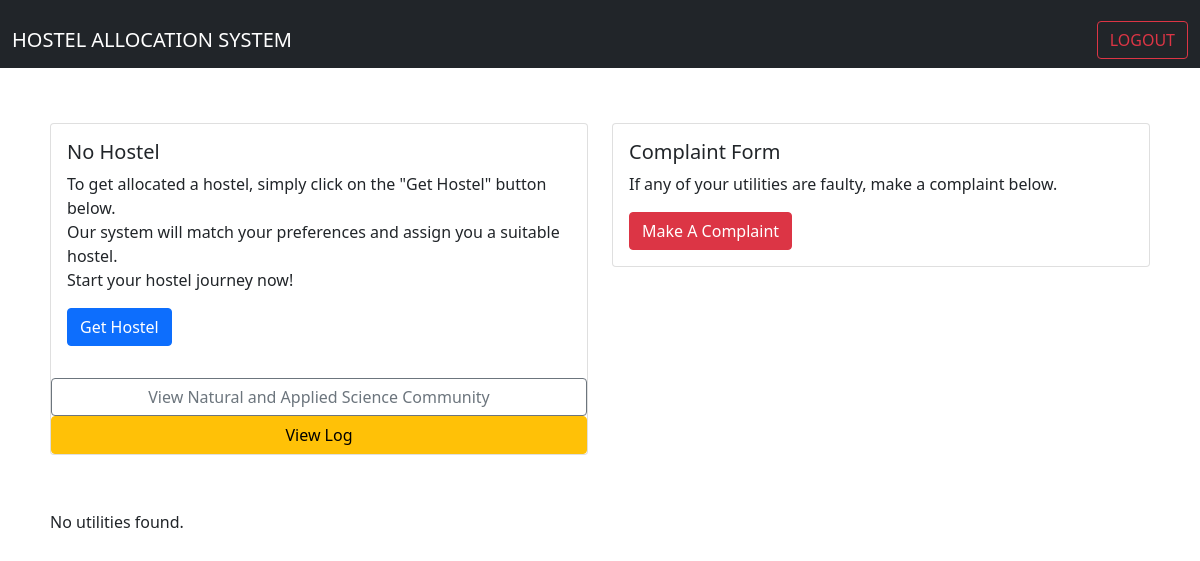
Before: / (signed in) with the older database file.
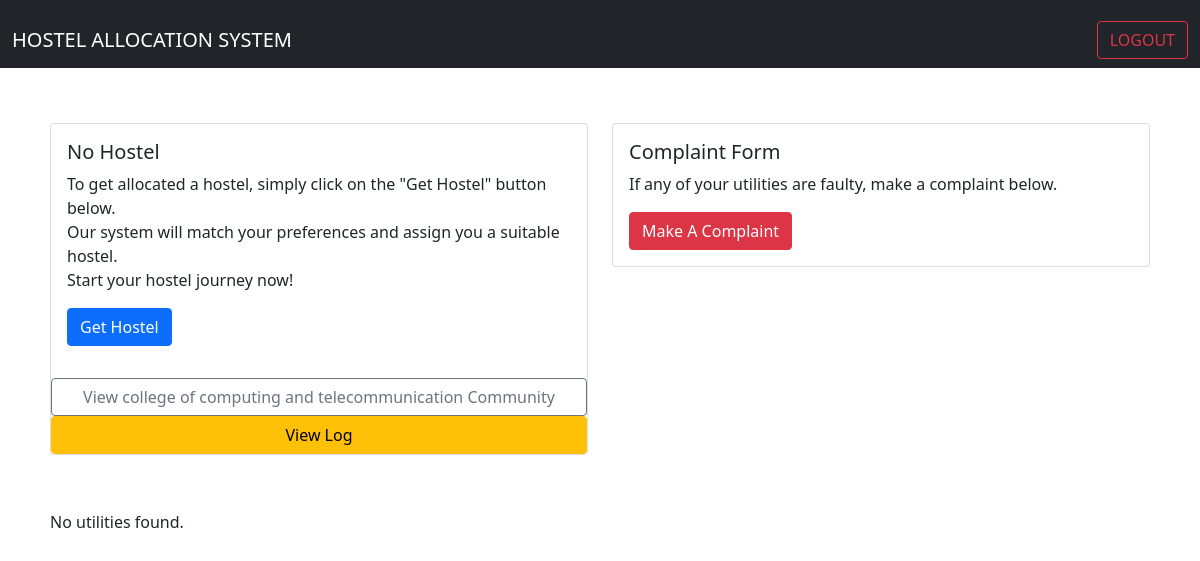
After: the same page with the newer database file.
### core/models.py (models this page shows, shortened)
class Student(models.Model):
    STATUS_CHOICES = (
        ('male', 'Male'),
        ('female', 'Female')
    )
    user = models.OneToOneField(User, on_delete=models.CASCADE)
    profile_pic = models.ImageField(upload_to ='images/thumbnail/', default="default.png", null=True, blank=True)
    gender = models.CharField(max_length=10, choices=STATUS_CHOICES)
    matric_number = models.CharField(max_length=100)
    department = models.CharField(max_length=100)
    college = models.CharField(max_length=100)
    room_capacity_preference = models.PositiveIntegerField()
    hostel = models.ForeignKey('Hostel', on_delete=models.SET_NULL, null=True, blank=True)
    room_for_student = models.ForeignKey('Room', on_delete=models.SET_NULL, null=True, blank=True)

### core/views.py (the view)
# urls.py: path('', views.home, name="home"),
def home(request):
    if request.user.is_authenticated:
        user_profile = Student.objects.filter(user=request.user).first()
        has_profile = user_profile is not None
        if has_profile:
            profile = Student.objects.get(user=request.user)
            room = profile.room_for_student
            utilities = Utilities.objects.filter(room=room)
            roommates = Student.objects.filter(room_for_student=room).exclude(user=request.user)
            return render(request, 'home.html', {'has_profile': has_profile, 'profile': profile, 'utilities': utilities, 'roommates': roommates})
        else:
            return render(request, 'home.html', {'has_profile': has_profile})
    else:
        return render(request, 'home.html')

### templates/home.html (shortened to what the changed rows need)
{% extends 'base.html' %}
{% block content %}
    <div class="row" style="margin-top: 5%;">
        <div class="col-sm-6 mb-3 mb-sm-0">
            <div class="card">
                {% if user.is_authenticated %}
                    {% if has_profile %}
                        {% if profile.hostel %}
                            <div class="card-body">
                                <h5 class="card-title"> HOSTEL NAME: {{profile.hostel}} </h5>
                                <h6> ROOM NO: {{profile.room_for_student.room_no}}</h6>
                            </div>
                            <a href="{% url 'hostel_community' %}" class="btn btn-outline-secondary">View {{ profile.hostel }} Community</a>
                        {% else %}
                            <div class="card-body">
                                <h5 class="card-title">No Hostel</h5>
                                <p class="card-text">
                                    To get allocated a hostel, simply click on the "Get Hostel" button below.<br>
                                    Our system will match your preferences and assign you a suitable hostel.<br>
                                    Start your hostel journey now!
                                </p>
                                <form method="POST" action="{% url 'allocate_hostel' %}">
                                    <input type="submit" value="Get Hostel" class="btn btn-primary">
                                </form>
                            </div>
                        {% endif %}
                        <a href="{% url 'community' %}" class="btn btn-outline-secondary">View {{ profile.college }} Community</a>
                    {% endif %}
                <a href="{% url 'activity_log' %}" class="btn btn-warning">View Log</a>
                {% endif %}
            </div>
        </div>
    </div>
{% endblock content %}

Changed rows visible on the page:
changed Student: college "Natural and Applied Science" → "college of computing and telecommunication"
